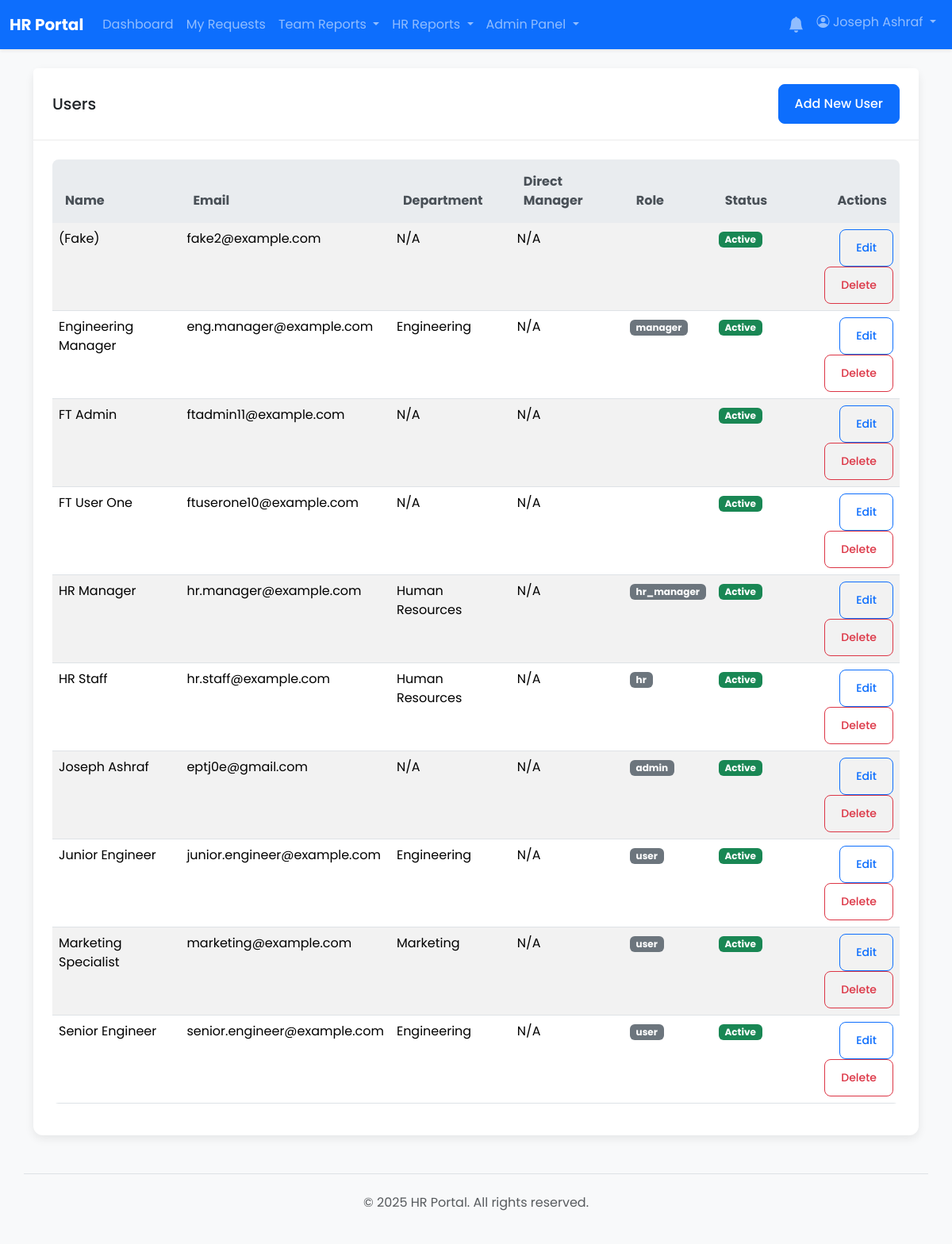
The page /admin/users.php (signed in) on the database its author committed.
### tables this page shows
CREATE TABLE `users` (
  `id` int(11) NOT NULL AUTO_INCREMENT,
  `employee_code` varchar(50) DEFAULT NULL,
  `full_name` varchar(255) NOT NULL,
  `email` varchar(255) NOT NULL,
  `password` varchar(255) NOT NULL,
  `role` enum('user','manager','hr','hr_manager','admin') NOT NULL DEFAULT 'user',
  `shift_id` int(11) DEFAULT NULL,
  `department_id` int(11) DEFAULT NULL,
  `direct_manager_id` int(11) DEFAULT NULL,
  `is_active` tinyint(1) NOT NULL DEFAULT 1,
  `must_change_password` tinyint(1) NOT NULL DEFAULT 0,
  `created_at` timestamp NOT NULL DEFAULT current_timestamp(),
  `updated_at` timestamp NOT NULL DEFAULT current_timestamp() ON UPDATE current_timestamp(),
  `manager_id` int(11) DEFAULT NULL,
  PRIMARY KEY (`id`),
  UNIQUE KEY `email` (`email`),
  UNIQUE KEY `employee_code` (`employee_code`),
  KEY `department_id` (`department_id`),
  KEY `direct_manager_id` (`direct_manager_id`),
  KEY `fk_user_shift` (`shift_id`),
  KEY `fk_users_direct_manager` (`manager_id`)
);

CREATE TABLE `departments` (
  `id` int(11) NOT NULL AUTO_INCREMENT,
  `name` varchar(255) NOT NULL,
  PRIMARY KEY (`id`)
);

### admin/users.php (the view, shortened to what this page needs)
<?php
require_once __DIR__ . '/../app/bootstrap.php';
$users = $pdo->query("
    SELECT u.*, d.name as department_name, s.shift_name as shift_name, m.full_name as manager_name
    FROM users u
    LEFT JOIN departments d ON u.department_id = d.id
    LEFT JOIN shifts s ON u.shift_id = s.id
    LEFT JOIN users m ON u.manager_id = m.id
    ORDER BY u.full_name
")->fetchAll();
include __DIR__ . '/../app/templates/header.php';
?>
<div class="row">
    <div class="col-12">
        <div class="card">
            <div class="card-header d-flex justify-content-between align-items-center"><h5 class="card-title mb-0">Users</h5><a href="?action=create#user-form" class="btn btn-primary">Add New User</a></div>
            <div class="card-body">
                <div class="table-responsive">
                    <table class="table table-striped">
                        <thead><tr><th>Name</th><th>Email</th><th>Department</th><th>Direct Manager</th><th>Role</th><th>Status</th><th class="text-end">Actions</th></tr></thead>
                        <tbody>
                            <?php foreach ($users as $user): ?>
                                <tr>
                                    <td><?php echo htmlspecialchars($user['full_name']); ?></td>
                                    <td><?php echo htmlspecialchars($user['email']); ?></td>
                                    <td><?php echo htmlspecialchars($user['department_name'] ?? 'N/A'); ?></td>
                                    <td><?php echo htmlspecialchars($user['manager_name'] ?? 'N/A'); ?></td>
                                    <td><span class="badge bg-secondary"><?php echo htmlspecialchars($user['role']); ?></span></td>
                                    <td><span class="badge bg-<?php echo $user['is_active'] ? 'success' : 'danger'; ?>"><?php echo $user['is_active'] ? 'Active' : 'Inactive'; ?></span></td>
                                    <td class="text-end">
                                        <a href="?action=edit&id=<?php echo $user['id']; ?>#user-form" class="btn btn-sm btn-outline-primary">Edit</a>
                                        <a href="?action=delete&id=<?php echo $user['id']; ?>" class="btn btn-sm btn-outline-danger" onclick="return confirm('Are you sure?');">Delete</a>
                                    </td>
                                </tr>
                            <?php endforeach; ?>
                        </tbody>
                    </table>
                </div>
            </div>
        </div>
    </div>
</div>
<?php include __DIR__ . '/../app/templates/footer.php'; ?>

### css/style.css (style rules this page uses)
* { box-sizing: border-box; }
html, body { height: 100%; margin: 0; padding: 0; }
body { font-family: 'Poppins', sans-serif; background-color: #f0f2f5; color: #343a40; }
a { color: #007bff; text-decoration: none; transition: color 0.2s ease-in-out; }
.card { border: none; border-radius: 0.75rem; box-shadow: 0 4px 12px rgba(0, 0, 0, 0.08); }
.card-header { background-color: #ffffff; border-bottom: 1px solid rgba(0, 0, 0, 0.08); font-weight: 600; padding: 1.25rem 1.5rem; border-top-left-radius: 0.75rem; border-top-right-radius: 0.75rem; }
.card-body { padding: 1.5rem; }
.btn { border-radius: 0.5rem; font-weight: 500; padding: 0.75rem 1.25rem; }
.table { border-radius: 0.5rem; overflow: hidden; }
.table thead th { background-color: #e9ecef; color: #495057; border-bottom: none; padding: 1rem; }
.table-striped tbody tr:nth-of-type(odd) { background-color: #f8f9fa; }

### rows shown on the page
users: full_name "(Fake)", email "fake2@example.com", department_name "N/A", manager_name "N/A", is_active "Active"
users: full_name "Engineering Manager", email "eng.manager@example.com", department.name "Engineering", manager_name "N/A", role "manager", is_active "Active"
users: full_name "FT Admin", email "ftadmin11@example.com", department_name "N/A", manager_name "N/A", is_active "Active"
users: full_name "FT User One", email "ftuserone10@example.com", department_name "N/A", manager_name "N/A", is_active "Active"
users: full_name "HR Manager", email "hr.manager@example.com", department.name "Human Resources", manager_name "N/A", role "hr_manager", is_active "Active"
users: full_name "HR Staff", email "hr.staff@example.com", department.name "Human Resources", manager_name "N/A", role "hr", is_active "Active"
users: full_name "Joseph Ashraf", email "eptj0e@gmail.com", department_name "N/A", manager_name "N/A", role "admin", is_active "Active"
users: full_name "Junior Engineer", email "junior.engineer@example.com", department.name "Engineering", manager_name "N/A", role "user", is_active "Active"
users: full_name "Marketing Specialist", email "marketing@example.com", department.name "Marketing", manager_name "N/A", role "user", is_active "Active"
users: full_name "Senior Engineer", email "senior.engineer@example.com", department.name "Engineering", manager_name "N/A", role "user", is_active "Active"

### other values the page prints
SITE_NAME "HR Portal"
$_SESSION['full_name'] "Joseph Ashraf"
